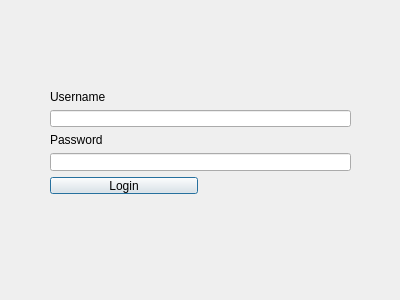
<?xml version="1.0" encoding="UTF-8"?>
<ui version="4.0">
 <class>LoginForm</class>
 <widget class="QDialog" name="LoginForm">
  <property name="geometry">
   <rect>
    <x>0</x>
    <y>0</y>
    <width>400</width>
    <height>300</height>
   </rect>
  </property>
  <property name="windowTitle">
   <string>Dialog</string>
  </property>
  <widget class="QWidget" name="">
   <property name="geometry">
    <rect>
     <x>50</x>
     <y>90</y>
     <width>301</width>
     <height>104</height>
    </rect>
   </property>
   <layout class="QGridLayout" name="gridLayout">
    <item row="0" column="0">
     <widget class="QLabel" name="label">
      <property name="text">
       <string>Username</string>
      </property>
     </widget>
    </item>
    <item row="1" column="0" colspan="2">
     <widget class="QLineEdit" name="usernameLineEdit"/>
    </item>
    <item row="2" column="0">
     <widget class="QLabel" name="label_2">
      <property name="text">
       <string>Password</string>
      </property>
     </widget>
    </item>
    <item row="3" column="0" colspan="2">
     <widget class="QLineEdit" name="passwordLineEdit"/>
    </item>
    <item row="4" column="0">
     <widget class="QPushButton" name="LoginButton">
      <property name="text">
       <string>Login</string>
      </property>
     </widget>
    </item>
   </layout>
  </widget>
 </widget>
 <resources/>
 <connections/>
</ui>
